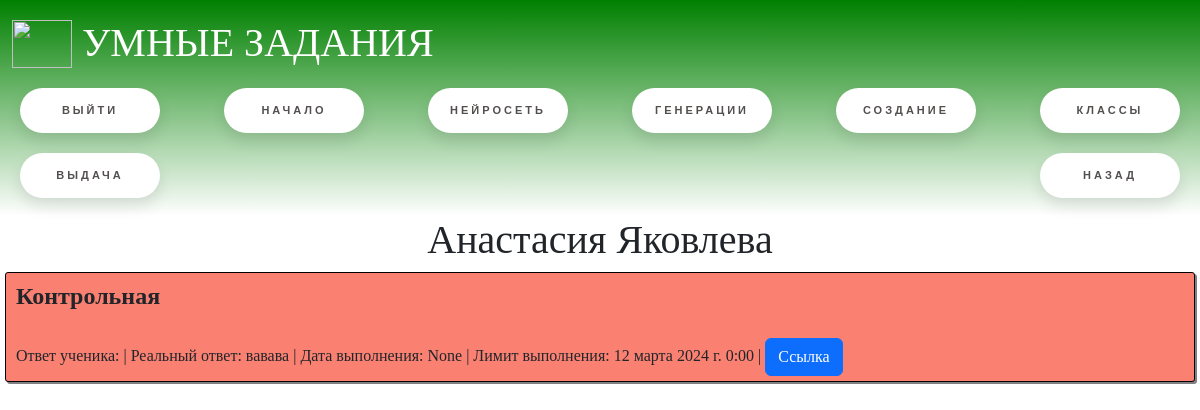
Page /lk/teacher_classes/student_task_list/1 (signed in) on the committed database.
### main/models.py (models this page shows, shortened)
class Student(models.Model):
    user = models.ForeignKey(User, verbose_name="Пользователь", on_delete=models.CASCADE, unique=True)
    grade = models.ForeignKey(Grade, verbose_name="Класс", on_delete=models.CASCADE)
    level_of_knowledge = models.IntegerField("Уровень знаний", default=0)
    class Meta:
        verbose_name = 'Ученик'
        verbose_name_plural = "Ученики"

class User(AbstractUser):
    user_type = models.ForeignKey(UserType, verbose_name="Тип пользователя", on_delete=models.SET_NULL, blank=True,
                                  null=True)
    phone_number = models.CharField("Телефон", max_length=15, blank=True, null=True)
    class Meta:
        verbose_name = 'Пользователь'
        verbose_name_plural = "Пользователи"

class StudentTask(models.Model):
    task = models.ForeignKey(Task, verbose_name='Задание', on_delete=models.CASCADE)
    student = models.ForeignKey(Student, verbose_name="Ученик", on_delete=models.CASCADE)
    teacher = models.ForeignKey(Teacher, verbose_name="Учитель", on_delete=models.CASCADE)
    student_answer = models.TextField("Ответ ученика")
    is_right = models.BooleanField("Правильно?", blank=True, null=True)
    teacher_check = models.BooleanField("Нужна проверка?", default=False)
    teaher_comment = models.TextField("Комментарий учителя", blank=True, null=True)
    get_date = models.DateTimeField("Дата выдачи", auto_now_add=True)
    done_date = models.DateTimeField("Дата выполнения", null=True, blank=True)
    limite_date = models.DateTimeField("Лимит выполнения", null=True, blank=True)
    class Meta:
        verbose_name = 'Задание ученика'
        verbose_name_plural = "Задания учеников"

class Task(models.Model):
    name = models.CharField("Название", max_length=255, default="")
    grade = models.IntegerField("Класс")
    level_of_knowledge = models.IntegerField("Уровень знаний")
    task_text = models.TextField("Текст задания")
    answer = models.CharField("Ответ", max_length=255, null=True, blank=True)
    subject = models.ForeignKey(Subject, verbose_name="Предмет", on_delete=models.CASCADE)
    theme = models.ForeignKey(Theme, verbose_name="Тема", on_delete=models.CASCADE, null=True, blank=True)
    is_neural = models.BooleanField("Написано нейросетью?", default=False)
    teacher_check = models.BooleanField("Нужна проверка?", default=False)
    class Meta:
        verbose_name = 'Задание'
        verbose_name_plural = "Задания"

### main/views.py (the view)
# urls.py: path("lk/teacher_classes/student_task_list/<int:student_id>", views.student_task_list_teacher, name = "student_task_list_teacher"),
def student_task_list_teacher(request, student_id):
    student = models.Student.objects.get(id=student_id)
    tasks = models.StudentTask.objects.filter(student__id=student_id)
    return render(request, "student_task_list_teacher.html", {
        "tasks": tasks,
        "student": student
    })

### main/templates/student_task_list_teacher.html
{% extends "base.html" %}
{% block content %}
    <h1>{{student.user.first_name}} {{student.user.last_name}}</h1>
    {% for task in tasks %}
        <div class="tasklist" style="{% if  task.is_right%}background-color: #98FB98{% else %}background-color: #FA8072{% endif %}">
            <div class="oneLine" style="font-size:1.5rem; font-weight:bold">{{task.task.name}}</div>
            <br>
            <br>
            <div class="oneLine">Ответ ученика: {{task.student_answer}}</div>
            <div class="oneLine">|       Реальный ответ: {{task.task.answer}}</div>
            <div class="oneLine">|       Дата выполнения: {{task.done_date}}</div>
            <div class="oneLine">|       Лимит выполнения: {{task.limite_date}}</div>
            <div class="oneLine">|       <a class="btn btn-primary" href= "{% url "student_task_teacher" task.id%}">Ссылка</a></div>
        </div>
    {% endfor %}
{% endblock %}

### static/css/main.css (style rules this page uses)
html, body { height: 100%; }
body { margin: 0; background: whitesmoke; }
h1 { font-family: Bradley Hand, cursive; color: Green; font-weight: bold; text-align: center; }
a { color: black; }
.tasklist { border: solid black 1px; margin: 5px; padding-top: 5px; padding-bottom: 5px; padding-left: 10px; box-shadow: 2px 2px gray; border-radius: 3px; }
.oneLine { display: inline-block; }
* { font-family: 'Times New Roman', Times, serif; }

### rows in the picture
Student: user.first_name "Анастасия", user.last_name "Яковлева"
StudentTask: task.name "Контрольная", task.answer "вавава", done_date "None", limite_date "12 марта 2024 г. 0:00"
